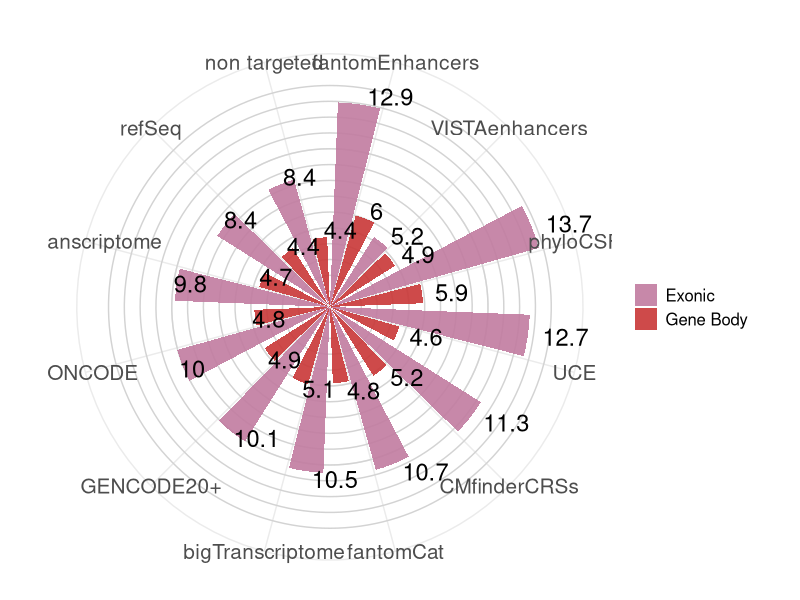

The R source for this figure:
library(ggplot2)
library(dplyr)
library(svglite)

exonic_data <- data.frame(
  subgroup = c("bigTranscriptome", "CMfinderCRSs", "fantomCat", "fantomEnhancers", "GENCODE20+", "miTranscriptome", "non targeted", "NONCODE", "phyloCSF", "refSeq", "UCE", "VISTAenhancers"),
  value = c(10.50, 11.30, 10.71, 12.94, 10.06, 9.80, 8.36, 10.03, 13.73, 8.42, 12.65, 5.22),
  group = c("lncRNA", "Putative", "lncRNA", "Enhancers", "lncRNA", "lncRNA", "lncRNA", "lncRNA", "Putative", "lncRNA", "Putative", "Enhancers"),
  set = "Exonic")

gene_body_data <- data.frame(
  subgroup = c("bigTranscriptome", "CMfinderCRSs", "fantomCat", "fantomEnhancers", "GENCODE20+", "miTranscriptome", "non targeted", "NONCODE", "phyloCSF", "refSeq", "UCE", "VISTAenhancers"),
  value = c(5.08, 5.15, 4.84, 6.02, 4.88, 4.65, 4.43, 4.78, 5.90, 4.40, 4.58, 4.87),
  group = c("lncRNA", "Putative", "lncRNA", "Enhancers", "lncRNA", "lncRNA", "lncRNA", "lncRNA", "Putative", "lncRNA", "Putative", "Enhancers"),
  set = "Gene Body")

combined_data <- bind_rows(exonic_data, gene_body_data)

# Prepare the data for plotting
plot_df_combined <- combined_data %>%
  mutate(
    sum_length = value,
    value_label = round(value, 1), 
    text_y = sum_length + 0.5
  )

# Reorder subgroups by group and within each group by value
plot_df_combined <- plot_df_combined %>%
  arrange(group, -value) %>%  
  mutate(subgroup = factor(subgroup, levels = unique(subgroup)))  


color_palette_sets <- c(
  "Exonic" = "#c17ba0",
  "Gene Body" = "#C83737"
)

plt_combined <- ggplot(plot_df_combined) +
  geom_hline(yintercept = seq(0, ceiling(max(plot_df_combined$sum_length)), by = 1), color = "lightgrey") +
  geom_col(aes(x = subgroup, y = sum_length, fill = set,group = set),
    position = position_dodge(width = 0.9), width = 0.8, show.legend = TRUE, alpha = 0.9) +
  geom_text(aes(x = subgroup, y = text_y, label = value_label, group = set),
    position = position_dodge(width = 0.9), color = "black", size = 6, hjust = -0.15) + coord_polar(start = 0) +  theme_minimal() +
  theme(axis.title = element_blank(), axis.text.y = element_blank(), axis.text.x = element_text(size = 15, hjust = 1),
    legend.title = element_blank(), legend.text = element_text(size = 12), plot.margin = margin(0, 0, 0, 0)) + scale_fill_manual(values = color_palette_sets) +
  labs(title = "")

svglite("exonic_vs_gene_body.svg", width = 12, height = 10)
print(plt_combined)
dev.off()

# Plot display has then be polished using InkScape
